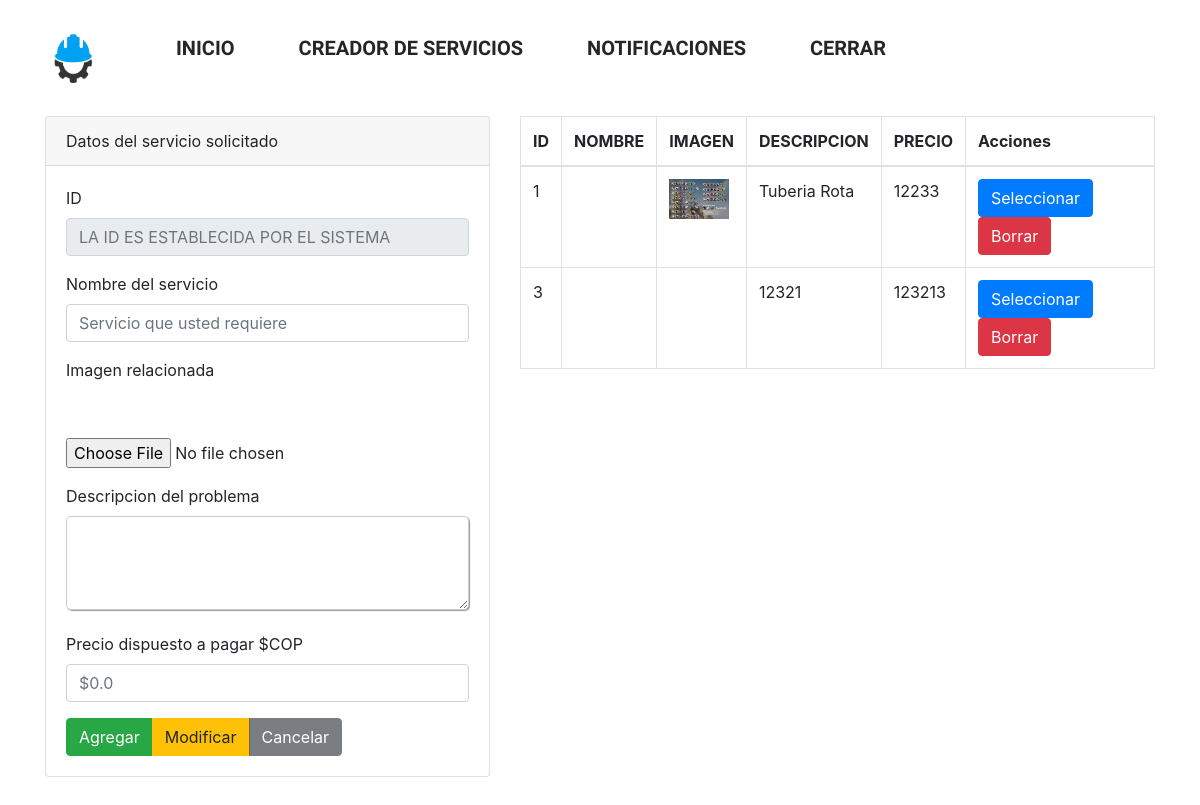
Page /worktogo/Crearservicios/interfaces/mis_servicios.php (signed in) on the earlier database version.
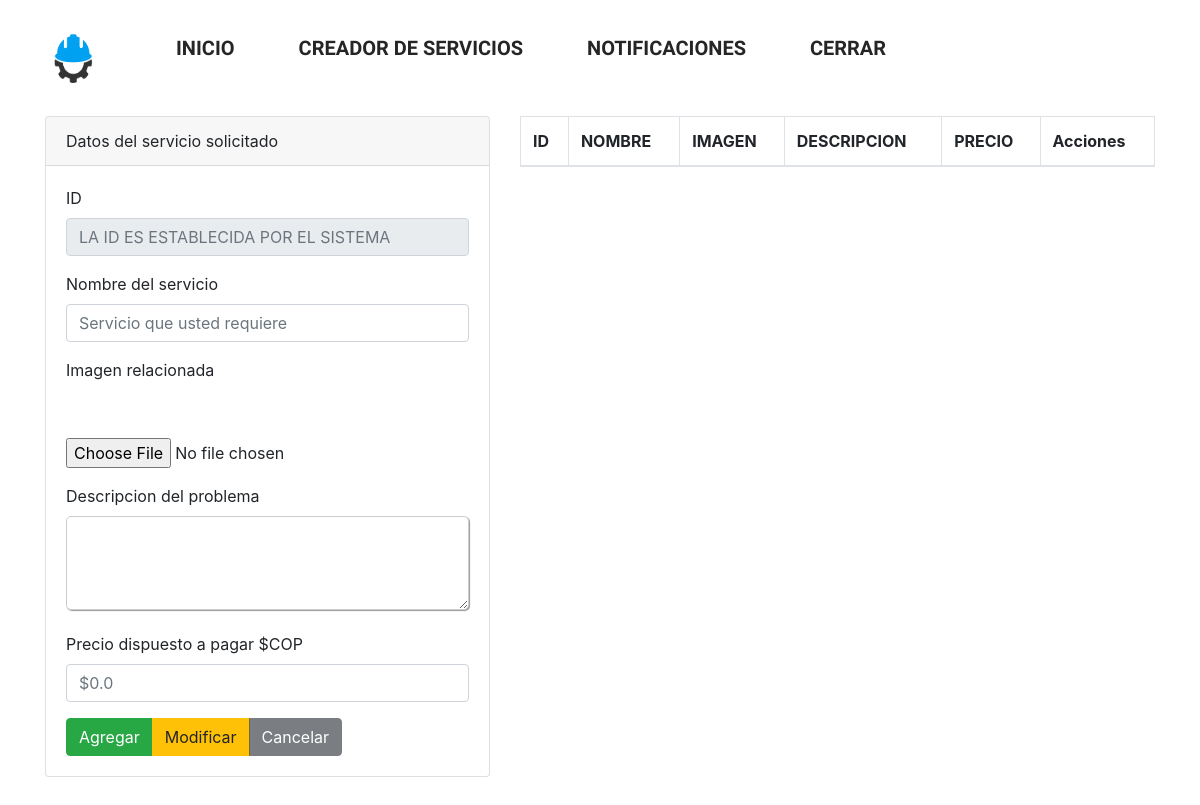
Same page on the later database version.
### tables this page shows
CREATE TABLE `servicios` (
  `id` int(11) NOT NULL,
  `nombreser` varchar(200) NOT NULL,
  `imagen` varchar(1000) NOT NULL,
  `descripcion` varchar(1000) NOT NULL,
  `precio` int(11) NOT NULL,
  `fk_id_usuario` varchar(40) NOT NULL
);

### worktogo/Crearservicios/interfaces/mis_servicios.php (the view, shortened to what this page needs)
<?php
include('../bd/cons.php');
  $mi_variable = $_SESSION['mi_variable'];
$sentenciaSQL = $conexion->prepare("SELECT cedula FROM usuarios Where Email ='$mi_variable'");
$sentenciaSQL->execute();
$listacedula=$sentenciaSQL->fetchAll(PDO::FETCH_ASSOC);
foreach($listacedula as $lcedula){
    $fkcedula = $lcedula['cedula'];
}
  ?>
<?php  include('navbar/cabecera.php')?>
<?php
$txtid=(isset($_POST['txtid']))?$_POST['txtid']:"";
$txtnombre=(isset($_POST['txtnombre']))?$_POST['txtnombre']:"";
$txtdescripcion=(isset($_POST['txtdescripcion']))?$_POST['txtdescripcion']:"";
$precio=(isset($_POST['precio']))?$_POST['precio']:"";
$accion=(isset($_POST['accion']))?$_POST['accion']:"";
$sentenciaSQL = $conexion->prepare("SELECT * FROM servicios WHERE fk_id_usuario = $fkcedula");
$sentenciaSQL->execute();
$listaservicios=$sentenciaSQL->fetchAll(PDO::FETCH_ASSOC);
?>
<div class="col-md-5">
    <div class="card">
        <div class="card-header">
            Datos del servicio solicitado
        </div>
        <div class="card-body">
        <form method="POST" enctype="multipart/form-data">
        <div class = "form-group">
    <label for="txtid">ID</label>
    <input type="text" required class="form-control" value="<?php echo $txtid;?>" id="txtid" name="txtid"  readonly placeholder="LA ID ES ESTABLECIDA POR EL SISTEMA" >
    </div>
    <div class = "form-group">
    <label for="txtnombre">Nombre del servicio</label>
    <input type="text"required class="form-control" id="txtnombre" name="txtnombre" value="<?php echo $txtnombre;?>"  placeholder="Servicio que usted requiere">
    </div>
    <div class="form-group">
    <label for="img">Imagen relacionada</label>
    <br>
    <br><br>
    <input  type="file"  id="img" name="img">
    </div>
    <div class="form-group">
    <label for="txtdescripcion">Descripcion del problema</label>
    <textarea  required name="txtdescripcion"id="txtdescripcion" rows="3" cols="50" ><?php echo $txtdescripcion;?></textarea>
    </div>
     <div class="form-group">
    <label for="precio">Precio dispuesto a pagar $COP</label>
    <input  required type="number"id="precio" value="<?php echo $precio;?>"name="precio" class="form-control" min="0" max="unlimited" step="1" placeholder="$0.0">
     </div>
    <div class="btn-group" role="group" aria-label="">
        <button type="submit" name="accion" <?php echo($accion=="Seleccionar")?"disabled":""; ?> value="agregar"class="btn btn-success">Agregar</button>
        <button type="submit" name="accion" <?php echo($accion!="Seleccionar")?"disabled":""; ?>value="modificar"class="btn btn-warning">Modificar</button>
        <button type="submit" name="accion" <?php echo($accion!="Seleccionar")?"disabled":""; ?> value="cancelar"class="btn btn-dark">Cancelar</button>
    </div>
    </form>
        </div>
    </div>
</div>
<div class="col-md-7">
    <table class="table table-bordered">
        <thead>
            <tr>
                <th>ID</th>
                <th>NOMBRE</th>
                <th>IMAGEN</th>
                <th>DESCRIPCION</th>
                <th>PRECIO</th>
                <th>Acciones</th>
            </tr>
        </thead>
        <tbody>
            <?php
            foreach($listaservicios as $servicio){ ?>
            <tr>
                <td > <?php echo $servicio['id']; ?></td>
                <td > <?php echo $servicio['nombreser']; ?></td>
                <td >
                   <img src="img/<?php echo $servicio['imagen']; ?>" width="60" alt="" srcset="">
                </td>
                <td  class="descripcion-corta"> <?php echo $servicio['descripcion'];?></td>
                <td > <?php echo  $servicio['precio']; ?></td>
                <td>
                    <form method="POST">
                    <input type="submit" name="accion" value="Seleccionar" class="btn btn-primary">
                    <input type="submit" name="accion" value="Borrar" class="btn btn-danger">
                    </form>
                </td>
            </tr>
            <?php }?>
        </tbody>
    </table>
</div>
<?php  include('navbar/pie.php')?>

### worktogo/Crearservicios/interfaces/navbar/cabecera.php (shortened to what this page needs)
<!doctype html>
<html lang="en">
  <head>
     <link rel="stylesheet" href="../../css/navcss.css">
     <link rel="stylesheet" href="../../css/csscrearservicios.css?sfgf">
    <link rel="stylesheet" href="https://stackpath.bootstrapcdn.com/bootstrap/4.3.1/css/bootstrap.min.css">
  </head>
  <body>
  <ul class="nav">
<li><a href="inicio.php">
    <img src="../../imgs/aea.png" >
</a></li>
  <li><a href="inicio.php">
    Inicio</a></li>
  <li><a href="mis_servicios.php">
    Creador de servicios</a></li>
    <li><a href="./notificaciones.php">
   Notificaciones</a></li>
   <li><a href="../index.php">
    Cerrar</a></li>
</ul>
    <div class="container">
          <div class="row">

### worktogo/Crearservicios/interfaces/navbar/pie.php
</div>
     </div>
  </body>
</html>

### worktogo/css/navcss.css (style rules this page uses)
body { background: #ffffff; padding: 50px 0; }
.nav { font-family: 'Titillium Web'; text-transform: uppercase; text-align: center; font-weight: 600; }
.nav * { box-sizing: border-box; transition: all .35s ease; }
.nav li { display: inline-block; list-style: outside none none; margin: .5em 1em; padding: 0; }
.nav a { padding: .5em .8em; color: rgba(0, 0, 0, 0.856); position: relative; text-decoration: none; font-size: 20px; top: -50%; }
.nav a::before, .nav a::after { content: ''; height: 14px; width: 14px; position: absolute; transition: all .35s ease; opacity: 0; }
.nav a::before { content: ''; right: 0; top: 0; border-top: 3px solid #366bce; border-right: 3px solid #235dca; transform: translate(-100%, 50%); }
.nav a:after { content: ''; left: 0; bottom: 0; border-bottom: 3px solid #3d61a3; border-left: 3px solid #3d61a3; transform: translate(100%, -50%) }
.nav img { width: 80px; height: 50px; border-radius: 50%; }

### worktogo/css/csscrearservicios.css (style rules this page uses)
textarea { font-size: 0.8rem; letter-spacing: 1px; }
textarea { padding: 10px; max-width: 100%; line-height: 1.5; border-radius: 5px; border: 1px solid #ccc; box-shadow: 1px 1px 1px #999; }

### worktogo/Crearservicios/interfaces/mis_servicios.php (style rules this page uses)
.descripcion-corta { max-width: 300px; white-space: nowrap; overflow: hidden; text-overflow: ellipsis; }

Differences in the rows shown:
removed servicios: id "1", imagen (picture), descripcion "Tuberia Rota", precio "12233"
removed servicios: id "3", descripcion "12321", precio "123213"
